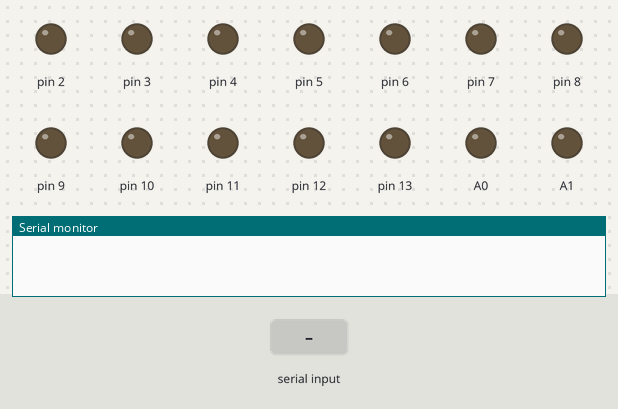
A sketch run on a simulated Arduino Uno, built with avr-gcc and run on an emulated ATmega328P. Parts: output pins drawn as LEDs (lit = HIGH), the last lines printed to the serial monitor. The test bench sets the inputs (shaded band).

Above: at 1.2 s.
1.3 s: "0" received over Serial
At 2.0 s:
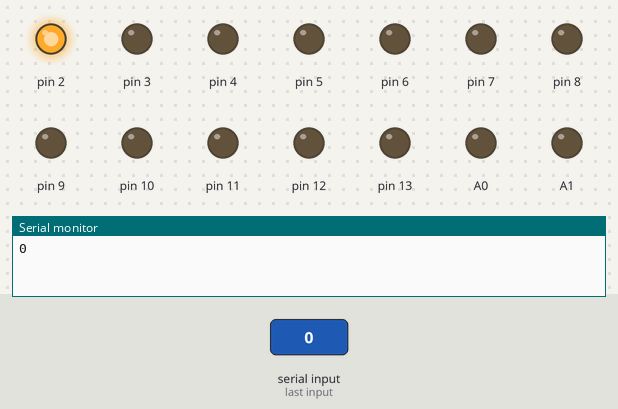
2.8 s: byte 67 ('C') received over Serial
At 3.1 s:
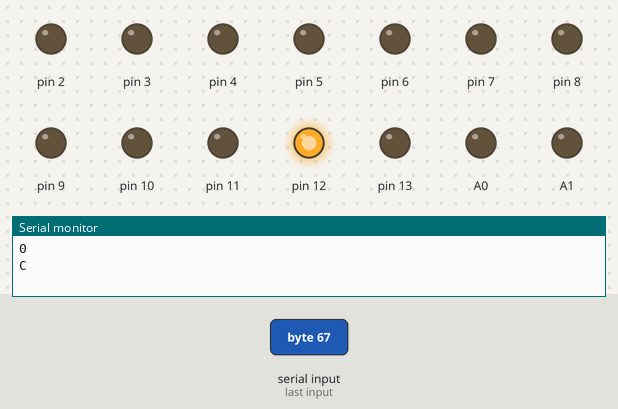
4.3 s: byte 69 ('E') received over Serial
At 5.5 s:
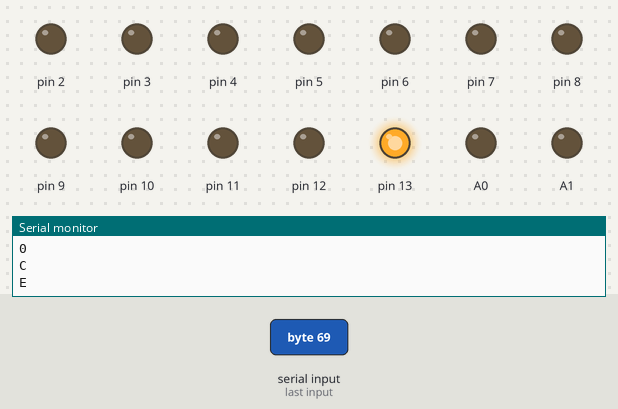
5.8 s: byte 116 ('t') received over Serial
At 5.96 s:
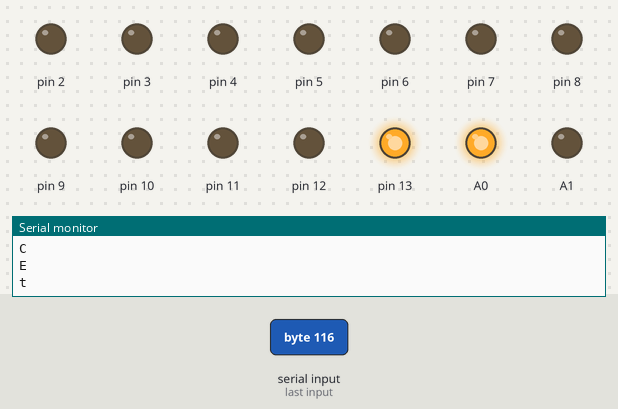
7.6 s: byte 112 ('p') received over Serial
At 8.0 s:
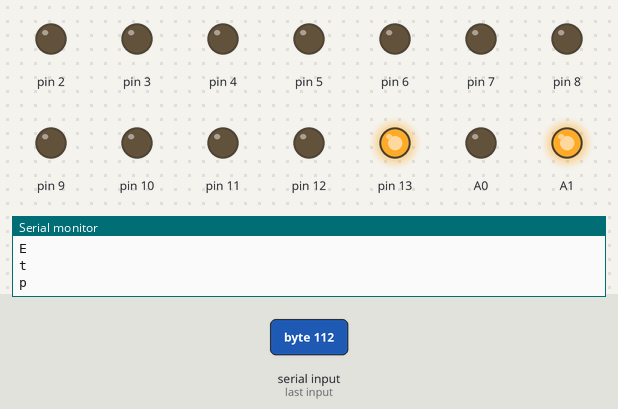
9.1 s: "1" received over Serial
At 10.3 s:
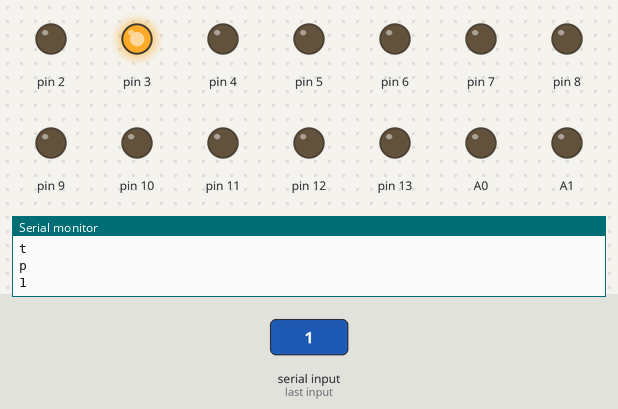
Timing chart, 0 to 11.6 s (numbered marks = the images above; inputs shaded):
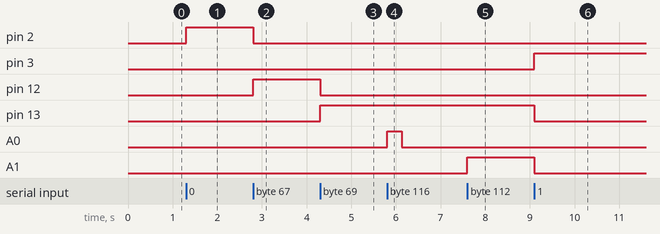

Measured:
- after the input at 1.3 s, pin 2: LOW → HIGH at once
- after the input at 2.8 s, pin 2: HIGH → LOW at once; pin 12: LOW → HIGH at once
- after the input at 4.3 s, pin 12: HIGH → LOW at once; pin 13: LOW → HIGH at once
- after the input at 5.8 s, A0: LOW → HIGH at once, → LOW 0.33 s later
- after the input at 7.6 s, A1: LOW → HIGH at once
- after the input at 9.1 s, pin 3: LOW → HIGH at once; pin 13, A1: HIGH → LOW at once

The sketch:

roboticFinger.ino.ino
```cpp
/*
Arduino representation for a number matrix
Use a serial inputs to simulate movements
based on a custom device driver output.

Author OskrD

Protocol:
  touch => t
  push  => p (for on) -> P (for off)
  move  => position
 */

int push = 0;

void setup() {
  // initialize serial:
  Serial.begin(9600);
  // Pins for leds
  for (int pin = 2; pin <= 13; pin++){
    pinMode(pin, OUTPUT);
  }
  pinMode(A0, OUTPUT);
  pinMode(A1, OUTPUT);
}

void loop() {
  if (Serial.available()) {

    char input = (char)Serial.read();

    Serial.println(input);

    if(input == '0'){
      offAll();
      digitalWrite(2, HIGH);
    }
    else if (input == '1'){
      offAll();
      digitalWrite(3, HIGH);
    }
    else if (input == '2'){
      offAll();
      digitalWrite(4, HIGH);
    }
    else if (input == '3'){
      offAll();
      digitalWrite(5, HIGH);
    }
    else if (input == '4'){
      offAll();
      digitalWrite(6, HIGH);
    }
    else if (input == '5'){
      offAll();
      digitalWrite(7, HIGH);
    }
    else if (input == '6'){
      offAll();
      digitalWrite(8, HIGH);
    }
    else if (input == '7'){
      offAll();
      digitalWrite(9, HIGH);
    }
    else if (input == '8'){
      offAll();
      digitalWrite(10, HIGH);
    }
    else if (input == '9'){
      offAll();
      digitalWrite(11, HIGH);
    }
    else if (input == 'C'){
      offAll();
      digitalWrite(12, HIGH);
    }
    else if (input == 'E'){
      offAll();
      digitalWrite(13, HIGH);
    }
    else if (input == 't'){
      digitalWrite(A0, HIGH);
      delay(333);
      digitalWrite(A0, LOW);
    }
    else if (input == 'p'){
      digitalWrite(A1, HIGH);
    }
    else if (input == 'P'){
      digitalWrite(A1, LOW);
    }
  }
}

void offAll(){
  digitalWrite(A0, LOW);
  digitalWrite(A1, LOW);
  for(int pin = 2; pin <= 13; pin++){
    digitalWrite(pin, LOW);
  }

}
```
